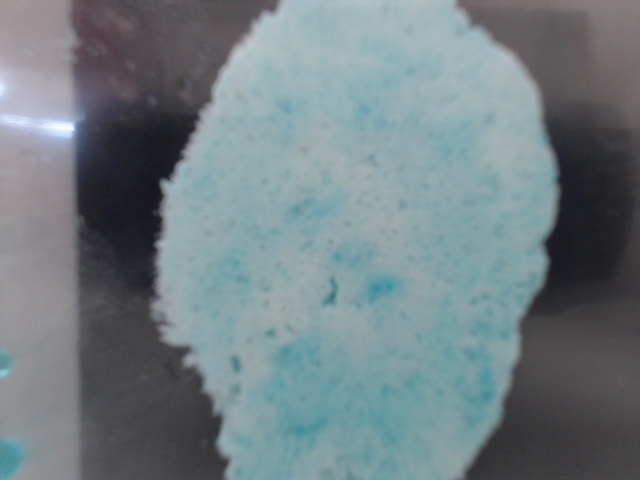
#> input picture test.jpeg, 640 x 480 px
$ python entropy_gen.py   (older library calls are emulated)
#> lines starting #> are read from the running program, lines starting #| are printed output that depends on the picture
from PIL import Image
import numpy as np
import Image
import matplotlib.pyplot as plt
from skimage.filter.rank import entropy, median, mean, mean_bilateral
from skimage.morphology import disk
from skimage.util import img_as_ubyte
from skimage import exposure, util
import pymeanshift as pms
from numpy import array

#load images
original_image=Image.open('test.jpeg')
#> original_image is the input picture: PIL image 640x480 RGB; mean R, G, B 113.9, 127.3, 131.8
#gris =original_image.convert('L')
im = np.asarray(original_image)
gris = im[:,:,0]
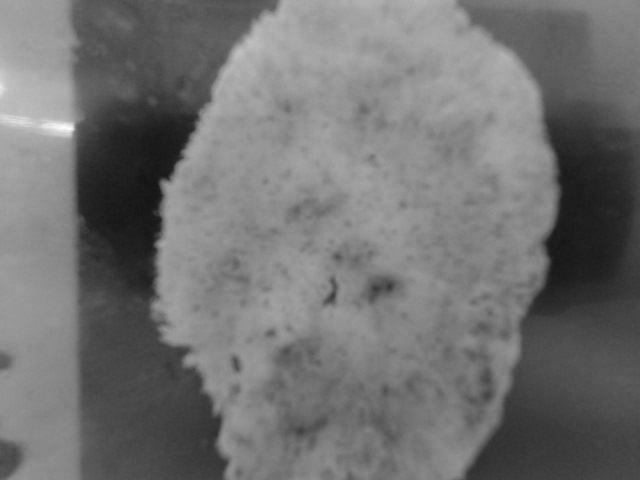
#> gris: shape (480, 640); min 19, max 253, mean 113.9
arr = np.asarray(gris)
#> (the run stopped early here; a loop or call above may not have finished)
